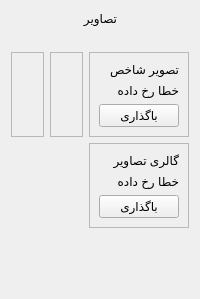
          <widget class="QWidget" name="form_step7">
           <layout class="QVBoxLayout" name="verticalLayout_24">
            <item alignment="Qt::AlignHCenter">
             <widget class="QLabel" name="label_67">
              <property name="maximumSize">
               <size>
                <width>16777215</width>
                <height>50</height>
               </size>
              </property>
              <property name="text">
               <string>تصاویر</string>
              </property>
             </widget>
            </item>
            <item>
             <layout class="QGridLayout" name="gridLayout_7">
              <property name="topMargin">
               <number>20</number>
              </property>
              <property name="bottomMargin">
               <number>20</number>
              </property>
              <item row="0" column="2">
               <widget class="QFrame" name="featuredImageFormFrame">
                <property name="frameShape">
                 <enum>QFrame::StyledPanel</enum>
                </property>
                <property name="frameShadow">
                 <enum>QFrame::Raised</enum>
                </property>
                <layout class="QVBoxLayout" name="verticalLayout_124">
                 <item>
                  <widget class="QLabel" name="featuredImageFormLbl">
                   <property name="text">
                    <string>تصویر شاخص</string>
                   </property>
                   <property name="styleClass" stdset="0">
                    <string>form-label</string>
                   </property>
                  </widget>
                 </item>
                 <item>
                  <widget class="QLabel" name="featuredImageFormError">
                   <property name="text">
                    <string>خطا رخ داده</string>
                   </property>
                   <property name="styleClass" stdset="0">
                    <string>form-field-error</string>
                   </property>
                  </widget>
                 </item>
                 <item>
                  <widget class="QPushButton" name="featuredImageFormBtn">
                   <property name="text">
                    <string>باگذاری</string>
                   </property>
                  </widget>
                 </item>
                </layout>
               </widget>
              </item>
              <item row="0" column="1">
               <widget class="QFrame" name="frame_3">
                <property name="frameShape">
                 <enum>QFrame::StyledPanel</enum>
                </property>
                <property name="frameShadow">
                 <enum>QFrame::Raised</enum>
                </property>
                <layout class="QVBoxLayout" name="verticalLayout_125"/>
               </widget>
              </item>
              <item row="0" column="0">
               <widget class="QFrame" name="frame_4">
                <property name="frameShape">
                 <enum>QFrame::StyledPanel</enum>
                </property>
                <property name="frameShadow">
                 <enum>QFrame::Raised</enum>
                </property>
                <layout class="QVBoxLayout" name="verticalLayout_126"/>
               </widget>
              </item>
              <item row="1" column="2">
               <widget class="QFrame" name="galleryFormFrame">
                <property name="frameShape">
                 <enum>QFrame::StyledPanel</enum>
                </property>
                <property name="frameShadow">
                 <enum>QFrame::Raised</enum>
                </property>
                <layout class="QVBoxLayout" name="verticalLayout_129">
                 <item>
                  <widget class="QLabel" name="galleryFormLbl">
                   <property name="text">
                    <string>گالری تصاویر</string>
                   </property>
                   <property name="styleClass" stdset="0">
                    <string>form-label</string>
                   </property>
                  </widget>
                 </item>
                 <item>
                  <widget class="QLabel" name="galleryFormError">
                   <property name="text">
                    <string>خطا رخ داده</string>
                   </property>
                   <property name="styleClass" stdset="0">
                    <string>form-field-error</string>
                   </property>
                  </widget>
                 </item>
                 <item>
                  <widget class="QPushButton" name="galleryFormBtn">
                   <property name="text">
                    <string>باگذاری</string>
                   </property>
                  </widget>
                 </item>
                </layout>
               </widget>
              </item>
             </layout>
            </item>
            <item>
             <spacer name="verticalSpacer">
              <property name="orientation">
               <enum>Qt::Vertical</enum>
              </property>
              <property name="sizeHint" stdset="0">
               <size>
                <width>20</width>
                <height>40</height>
               </size>
              </property>
             </spacer>
            </item>
           </layout>
          </widget>
